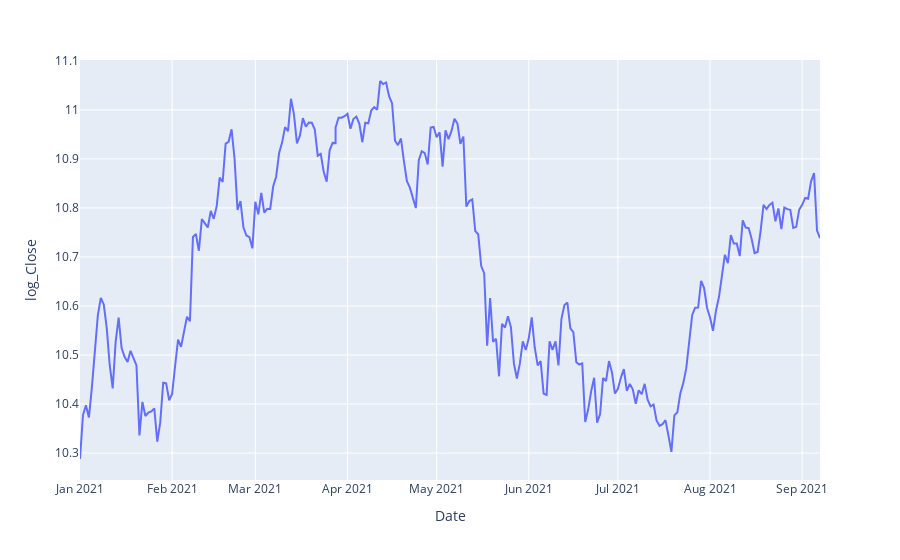

The cell this chart's notebook holds for it:
### Markdown cell above
We see there is some great variation in the plot, so we want to try to take log to stablize the variation.

### Code cell
data['log_Close'] = np.log(data['Close'])
fig = px.line(data,y='log_Close')
fig.show("png")

### Figure 1 — Plotly figure (JSON) as saved in the notebook; plotly's stock layout.template omitted (floating-point values rounded to 4 significant figures; data arrays with more than 128 entries replaced by an {"elided": "..."} marker saying what was removed)
{"data": [{"hovertemplate": "Date=%{x}<br>log_Close=%{y}<extra></extra>", "legendgroup": "", "line": {"color": "#636efa", "dash": "solid"}, "marker": {"symbol": "circle"}, "mode": "lines", "name": "", "orientation": "v", "showlegend": false, "type": "scatter", "x": {"elided": "251 str values"}, "xaxis": "x", "y": {"elided": "251 float values"}, "yaxis": "y"}], "layout": {"legend": {"tracegroupgap": 0}, "margin": {"t": 60}, "xaxis": {"anchor": "y", "domain": [0, 1], "title": {"text": "Date"}}, "yaxis": {"anchor": "x", "domain": [0, 1], "title": {"text": "log_Close"}}}}
